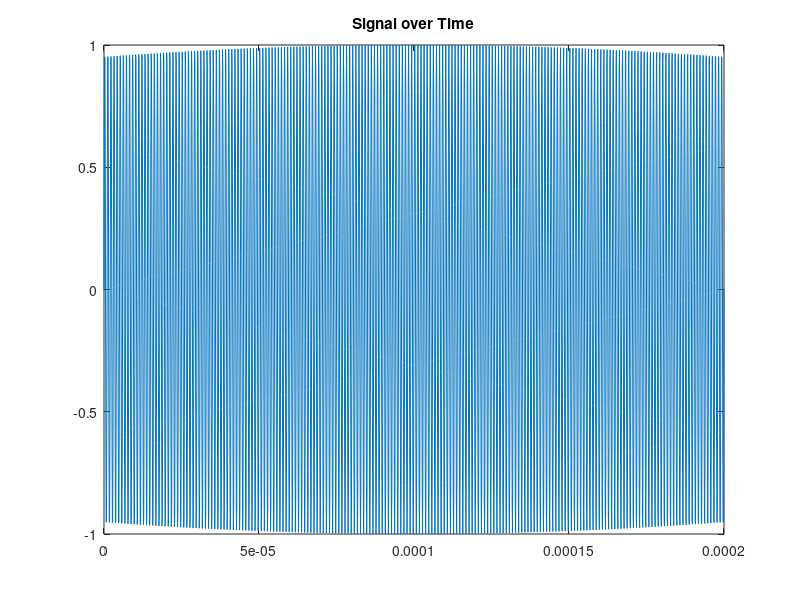
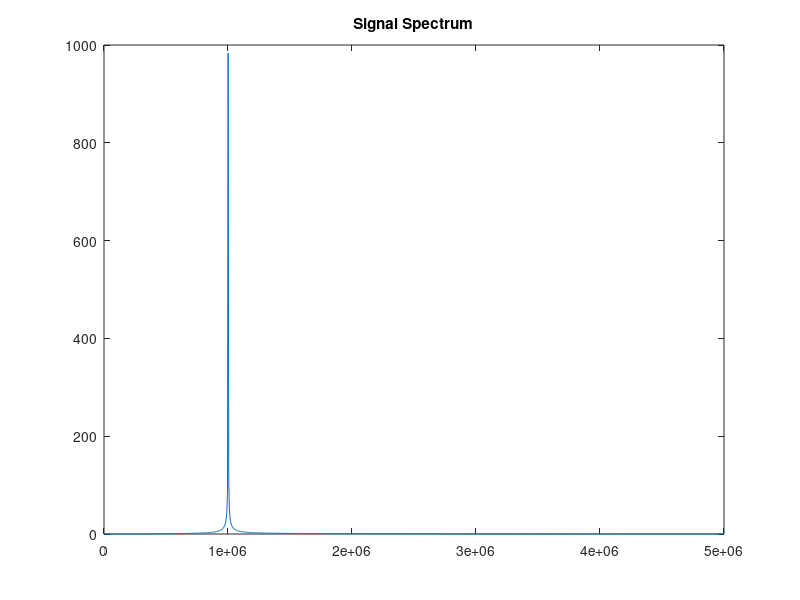
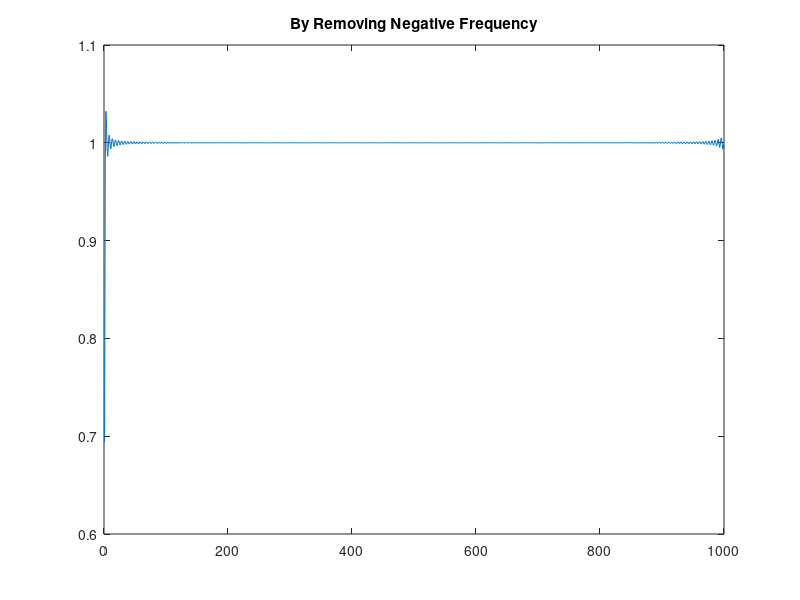
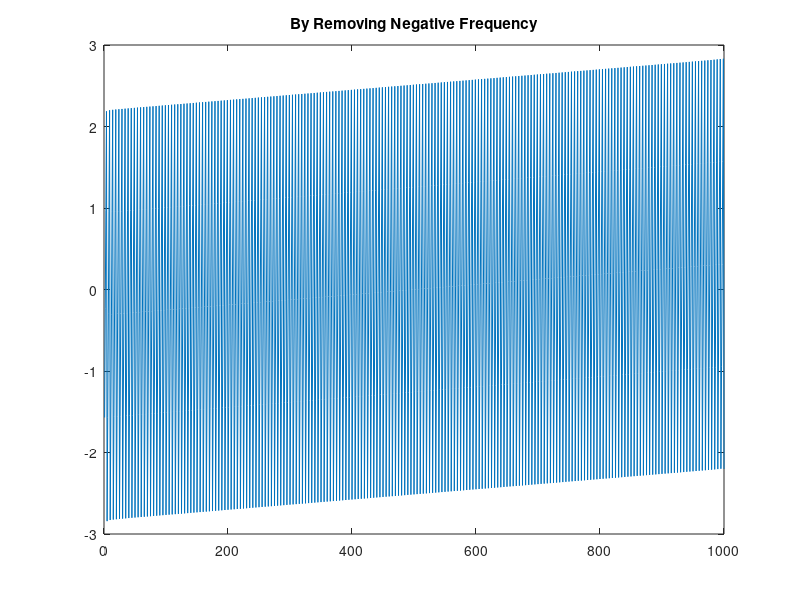

Recreate these plots in MATLAB, in order.
clear; close all;

freq_sample = 10*1e6;    % --- Hz
T_duration  = 0.2*1e-3;  % --- s
Np          = T_duration*freq_sample;
f           = 1e6;       % --- Hz

Ts = linspace(0,T_duration,Np);
fs = linspace(0,freq_sample/2,Np/2);

Sig = sin( 2*pi*f*Ts );
figure; plot(Ts,Sig); title('Signal over Time');


%% iFFT On Positive Frequence
fSig = fftshift( fft(Sig) );
figure; plot( fs,abs( fSig(Np/2+1:end) ) ); title('Signal Spectrum');
fSigP               = fSig;
fSigP(1:(end/2))    = [];
SigC               = ifft( fSigP ); % in complex
figure; plot( abs(SigC) ); title('By Removing Negative Frequency');
figure; plot( angle(SigC) ); title('By Removing Negative Frequency');

%% Short-Time Fourier Analysis
%{
SigSpec = spectrogram(Sig,200,100,2048);
figure; imagesc( abs(SigSpec(2:end,:)) ); colormap('Gray');
figure; plot( abs( SigSpec(:,1) ) );
%}

%% Hilbert Transform

HbSig = hilbert(Sig);
figure; plot( Ts,unwrap( atan2(imag(HbSig),real(HbSig)) ) ); title('By Hilbert Transfrom');
figure; plot( diff( unwrap( atan2(imag(HbSig),real(HbSig))) ) );
axis([-inf inf 0 pi]);
